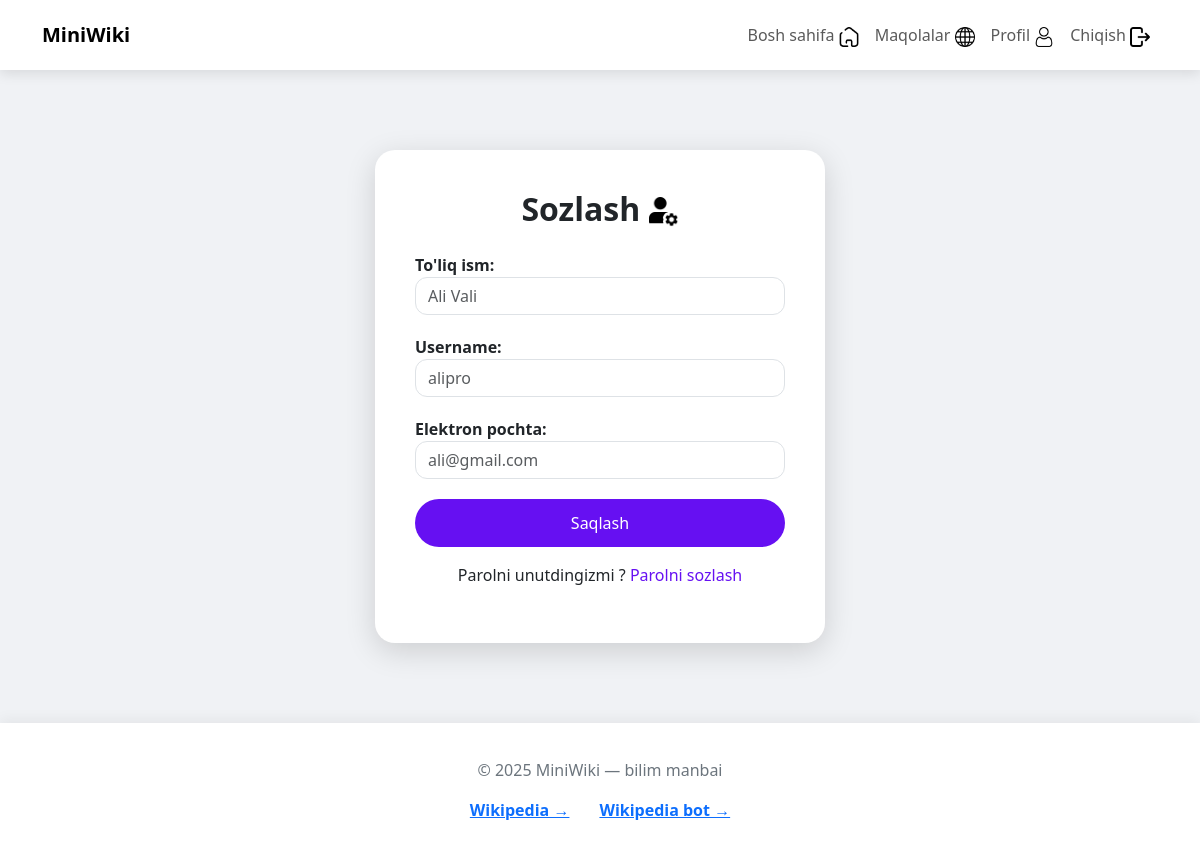
/edit/my-profile/ (signed in), run on an earlier commit of the app's database.
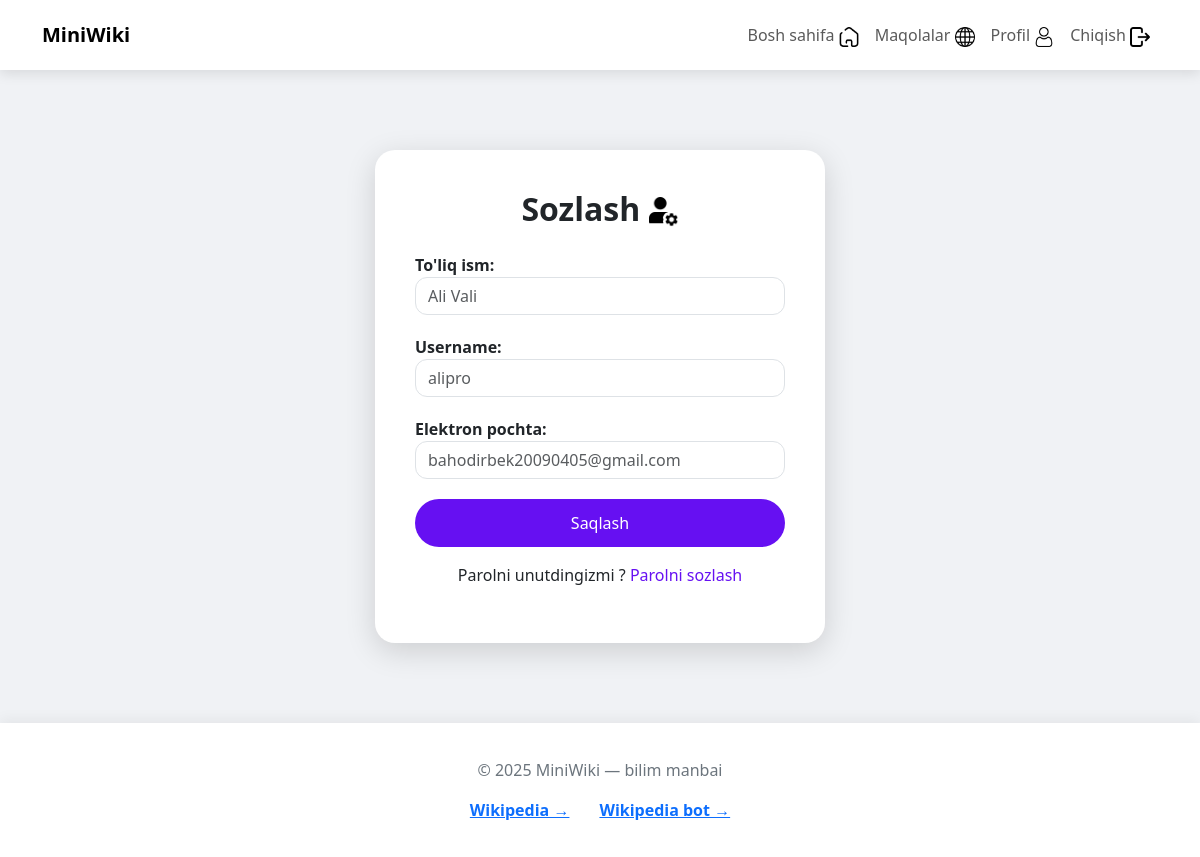
And on a later commit of the database.
### main/models.py (models this page shows, shortened)
class User(models.Model):
    fullname = models.CharField(max_length=50)
    username = models.CharField(max_length=30, unique=True)
    email = models.EmailField(unique=True)
    password = models.CharField(max_length=128)
    updated_at = models.DateTimeField(auto_now=True)
    created_at = models.DateTimeField(auto_now_add=True)

### main/views.py (the view)
# urls.py: path('edit/my-profile/',EditProfile.as_view(),name="editprofile"),
class EditProfile(View):
    def get(self,req:WSGIRequest):
        try:
            user = User.objects.get(id = req.user.id)
            data = {"user":user}
            return render(req, "main/edit_profile.html", context=data)
        except:
            return redirect("profile")

### main/templates/main/edit_profile.html (shortened to what this page needs)
{% extends "base.html" %}
{% block content %}
{% load static %}
<section class="register-container">
  <h2>Sozlash <img src="{% static 'images/settings.png' %}" alt="" style="height: 30px;"></h2>
  <form method="post"> {% csrf_token %}
    <span><b>To'liq ism:</b></span>
    <input type="text" class="form-control" placeholder="{{user.fullname}}"  name="fullname">
    <span><b>Username:</b></span>
    <input type="text" class="form-control" placeholder="{{user.username}}"  name="username">
    <span><b>Elektron pochta:</b></span>
    <input type="email" class="form-control" placeholder="{{user.email}}"  name="email">
    <button type="submit" class="btn btn-register">Saqlash</button>
    <p class="text-center mt-3">Parolni unutdingizmi ? <a href="{% url 'login' %}">Parolni sozlash</a></p>
  </form>
</section>
{% endblock %}

What changed in the data, as far as the page shows it:
changed User "Ali Vali": email "ali@gmail.com" → "bahodirbek20090405@gmail.com"
